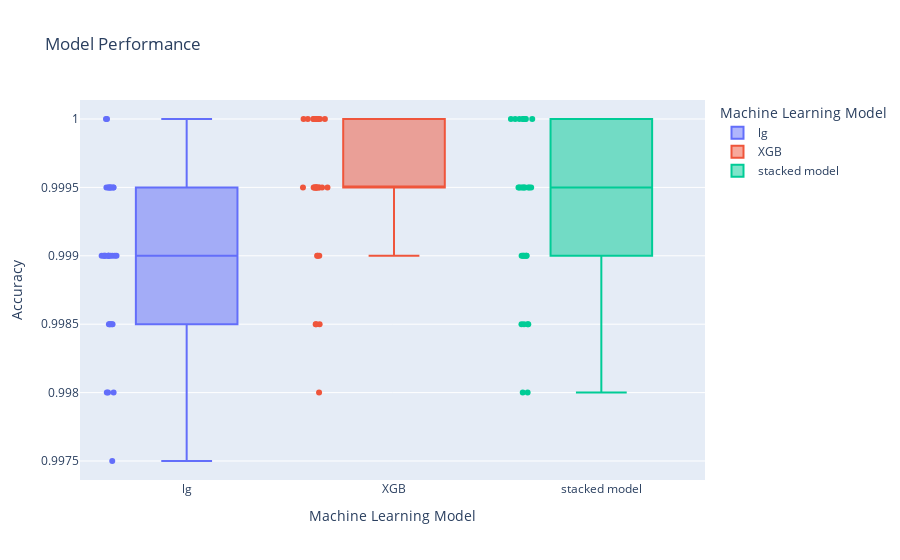

The code cell stored with this chart in its notebook:
### Markdown cell above
## Select the best classifier for level o classifier. Use logistic regression as a second level classifier. Similar to 5 generate the box plot and show the accuracy of each algorithm as well as stacked classifier. Also show the confusion metrices of the above algorithms .

### Code cell
# the best model is XGBoosting classifier
from sklearn.ensemble import StackingClassifier
def get_stacking():
	# define the base models
  level0 = list()
  level0.append(('XGB', XGBClassifier()))

	# define second level model
  level1 = LogisticRegression()

	# define the stacking ensemble
  model = StackingClassifier(estimators=level0, final_estimator=level1, cv=5)
  return model


# define a function for base models we're going to train
def base_models():
  models = dict()
  models["lg"] = LogisticRegression()
  models["XGB"] = XGBClassifier()
  models["Stacked Model"] = get_stacking()
  return models


# define a function to evaluate the list of models using cross validation
def eval_models(model):
  # perform ten fold cross validation
  cv = RepeatedKFold(n_splits=10, n_repeats=3, random_state=1)
  # use accuracy to evaluate the performance of our classification models
  scores = cross_val_score(model, X_train_g07_trial, y_train_g07_trial, scoring='accuracy', cv=cv, n_jobs=-1, 
                            error_score='raise')
  return scores

models_g07 = base_models()

# set lists for the results and model names
results_g07, names_g07 = list(), list() 

for name, model in models_g07.items():
  scores = eval_models(model)
  results_g07.append(scores)
  names_g07.append(name)
  print('>%s %.3f (%.3f)' % (name, scores.mean(), scores.std()))


classifier_g07 = pd.DataFrame(np.transpose(results_g07), columns = ["lg", "XGB","stacked model"])
classifier_g07 = pd.melt(classifier_g07.reset_index(), id_vars='index',value_vars=["lg", "XGB","stacked model"])


import plotly.express as px
from plotly.subplots import make_subplots
import plotly.graph_objs as go

fig = px.box(classifier_g07, x="variable", y="value",color="variable",points='all',
labels={"variable": "Machine Learning Model",
        "value": " Accuracy"
        },title="Model Performance")
fig.show()

### Figure 1 — Plotly figure (JSON) as saved in the notebook; plotly's stock layout.template omitted (floating-point values rounded to 4 significant figures)
{"data": [{"alignmentgroup": "True", "boxpoints": "all", "hovertemplate": "Machine Learning Model=%{x}<br> Accuracy=%{y}<extra></extra>", "legendgroup": "lg", "marker": {"color": "#636efa"}, "name": "lg", "notched": false, "offsetgroup": "lg", "orientation": "v", "showlegend": true, "type": "box", "x": ["lg", "lg", "lg", "lg", "lg", "lg", "lg", "lg", "lg", "lg", "lg", "lg", "lg", "lg", "lg", "lg", "lg", "lg", "lg", "lg", "lg", "lg", "lg", "lg", "lg", "lg", "lg", "lg", "lg", "lg"], "x0": " ", "xaxis": "x", "y": [0.999, 0.9985, 0.9995, 0.9985, 0.9985, 0.999, 0.9985, 0.9995, 0.999, 0.9995, 0.999, 0.9975, 0.9995, 0.9985, 0.999, 1, 1, 0.9995, 0.999, 0.998, 0.9995, 0.999, 0.998, 0.999, 0.998, 0.999, 0.999, 0.9995, 0.999, 0.9995], "y0": " ", "yaxis": "y"}, {"alignmentgroup": "True", "boxpoints": "all", "hovertemplate": "Machine Learning Model=%{x}<br> Accuracy=%{y}<extra></extra>", "legendgroup": "XGB", "marker": {"color": "#EF553B"}, "name": "XGB", "notched": false, "offsetgroup": "XGB", "orientation": "v", "showlegend": true, "type": "box", "x": ["XGB", "XGB", "XGB", "XGB", "XGB", "XGB", "XGB", "XGB", "XGB", "XGB", "XGB", "XGB", "XGB", "XGB", "XGB", "XGB", "XGB", "XGB", "XGB", "XGB", "XGB", "XGB", "XGB", "XGB", "XGB", "XGB", "XGB", "XGB", "XGB", "XGB"], "x0": " ", "xaxis": "x", "y": [0.9995, 0.9985, 0.9995, 0.9995, 0.999, 0.9995, 1, 1, 1, 1, 0.9985, 0.999, 1, 1, 0.9995, 1, 1, 1, 0.999, 0.998, 0.9995, 0.9995, 0.9995, 0.9995, 0.9995, 0.9995, 0.9985, 1, 0.9995, 1], "y0": " ", "yaxis": "y"}, {"alignmentgroup": "True", "boxpoints": "all", "hovertemplate": "Machine Learning Model=%{x}<br> Accuracy=%{y}<extra></extra>", "legendgroup": "stacked model", "marker": {"color": "#00cc96"}, "name": "stacked model", "notched": false, "offsetgroup": "stacked model", "orientation": "v", "showlegend": true, "type": "box", "x": ["stacked model", "stacked model", "stacked model", "stacked model", "stacked model", "stacked model", "stacked model", "stacked model", "stacked model", "stacked model", "stacked model", "stacked model", "stacked model", "stacked model", "stacked model", "stacked model", "stacked model", "stacked model", "stacked model", "stacked model", "stacked model", "stacked model", "stacked model", "stacked model", "stacked model", "stacked model", "stacked model", "stacked model", "stacked model", "stacked model"], "x0": " ", "xaxis": "x", "y": [0.9995, 0.998, 1, 0.9995, 0.999, 0.999, 1, 1, 1, 0.9995, 0.9985, 0.9985, 0.999, 0.999, 0.9995, 1, 1, 0.9995, 0.9995, 0.998, 0.9995, 0.9995, 0.999, 0.999, 0.9985, 1, 0.9985, 1, 0.9995, 1], "y0": " ", "yaxis": "y"}], "layout": {"boxmode": "overlay", "legend": {"title": {"text": "Machine Learning Model"}, "tracegroupgap": 0}, "title": {"text": "Model Performance"}, "xaxis": {"anchor": "y", "categoryarray": ["lg", "XGB", "stacked model"], "categoryorder": "array", "domain": [0, 1], "title": {"text": "Machine Learning Model"}}, "yaxis": {"anchor": "x", "domain": [0, 1], "title": {"text": " Accuracy"}}}}
